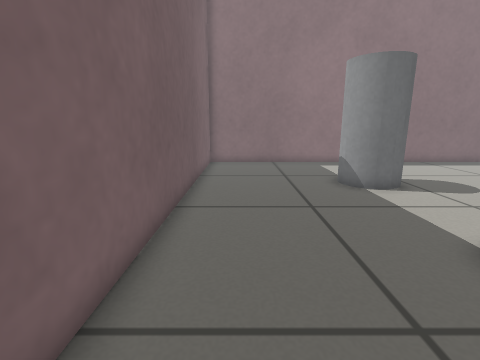
[1] (above)

16 first-person views from a walk through a world built for the Gazebo simulator. The camera is 0.5 m above the floor, tilts 12° down and sees 85° across. The floor is counted in squares, 0.2 m on a side. Each view is taken from the middle of a square. On the plan, view 1 faces up. The plan holds only what a view shows up to about 18 squares ahead; the rest is blank.

[2]
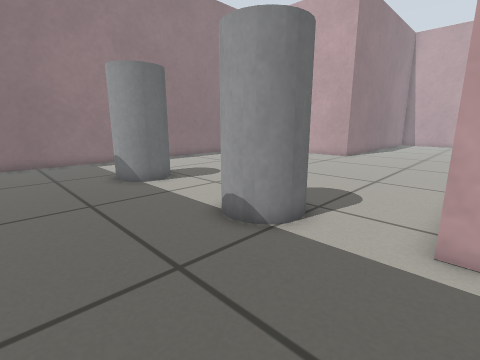

[3]
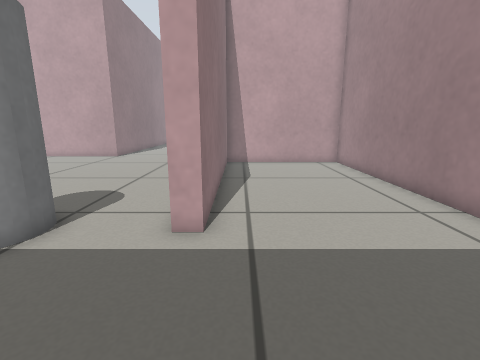

[4]
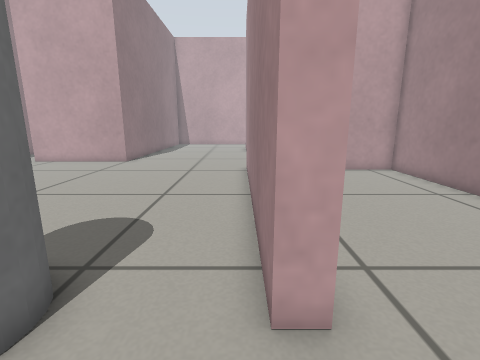

[5]
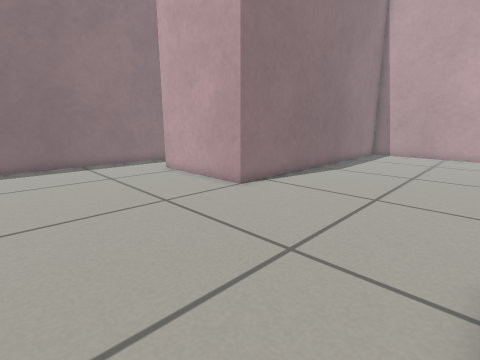

[6]
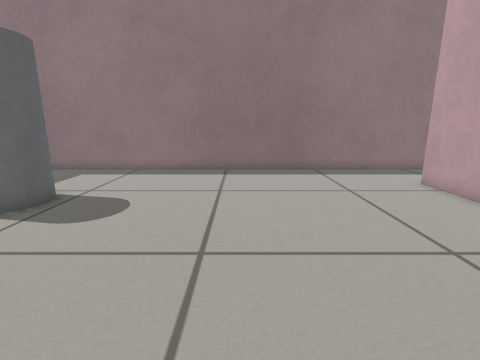

[7]
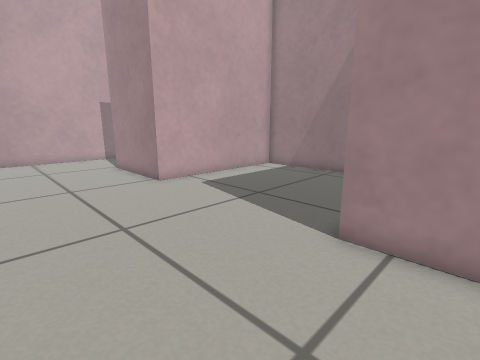

[8]
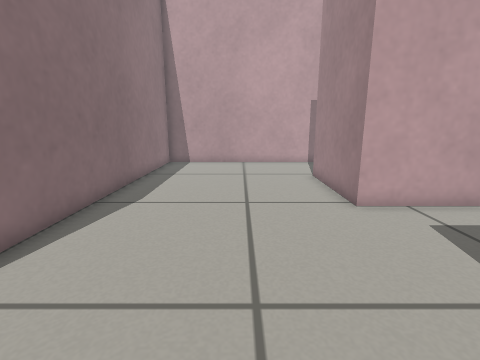

[9]
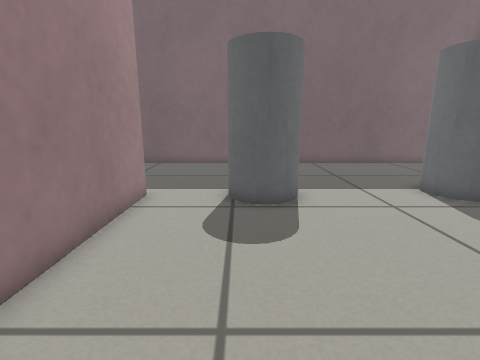

[10]
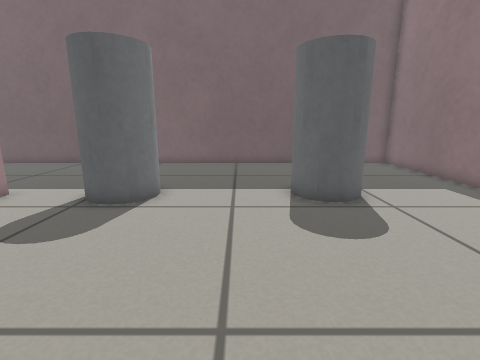

[11]
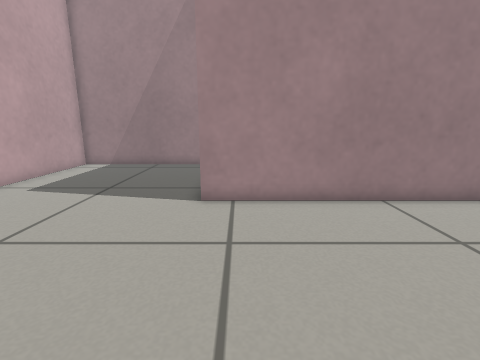

[12]
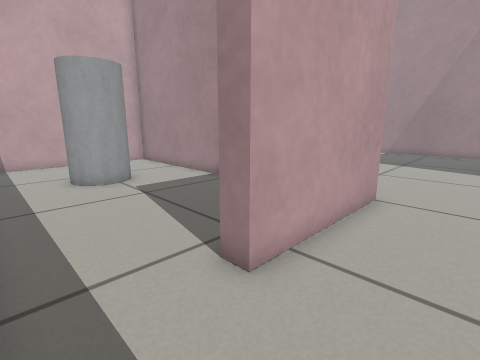

[13]
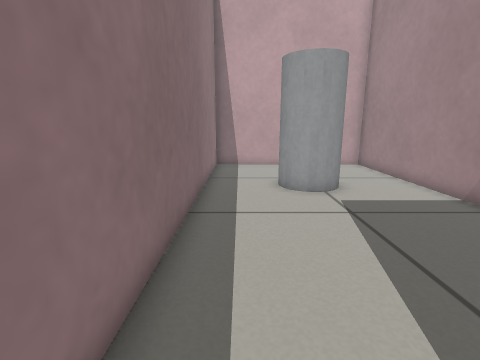

[14]
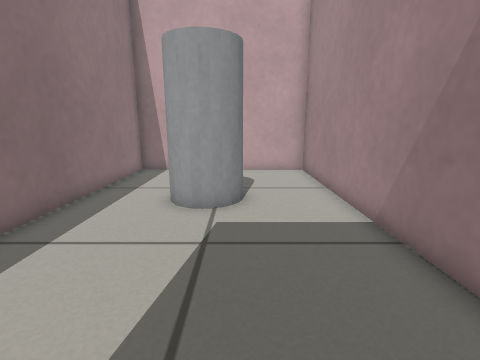

[15]
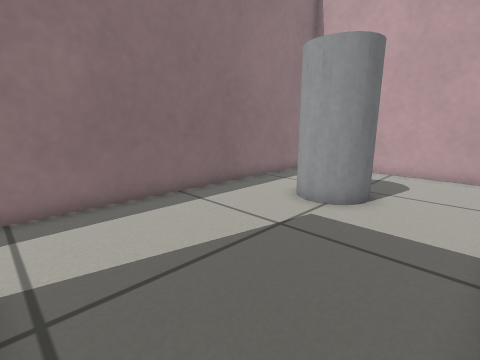

[16]
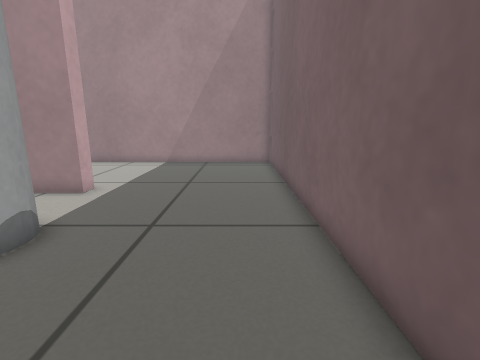

### Floor plan
Points are (right, up) in squares from view 1. A wall is a line through its corners. A room is listed if a view was taken in it or the views show most of it. See-through windows are left out.
Room 1 (views 1, 4, 5, 6, 7, 8, 9, 10, 11, 12, 13, 16)
walls: (5.8, -0.4) (18.4, -0.4); (21.5, 17.5) (-2, 17.5) (-2, -0.5); (19.5, -8.5) (26.8, -8.5) (26.8, -0.6) (31.9, -0.6); (36.5, -0.5) (36.5, 7.7) (20.8, 7.7) (20.8, 14) (21.6, 14)
ways out: opening at (2, -1) to room 2; opening at (21, 15.5) to room 3; opening at (34, -1)
objects: grey cylinder (5, 3) to (7, 5); grey cylinder (5, 10) to (7, 12)
Room 2 (views 2, 3)
walls: (-2, -0.5) (-2, -8.5) (17.5, -8.5) (17.5, -1.1) (5.8, -1.1) (5.8, -0.4)
ways out: opening at (2, -1) to room 1
Room 3 (views 14, 15)
walls: (25.5, 8.5) (36.5, 8.5) (36.5, 17.5) (21.5, 17.5)
ways out: opening at (21, 15.5) to room 1
objects: grey cylinder (30, 12) to (31, 14)

Positions as (right, up) in squares from view 1, and headings:
1: (0, 0), facing up
2: (0, -1), facing up-right
3: (0, -2), facing right
4: (3, 0), facing right
5: (13, 0), facing up-right
6: (13, 3), facing up
7: (16, 5), facing down-right
8: (19, 3), facing right
9: (15, 3), facing left
10: (15, 8), facing left
11: (17, 8), facing down
12: (18, 17), facing down-right
13: (20, 16), facing right
14: (22, 12), facing right
15: (22, 9), facing up-right
16: (0, 9), facing down
